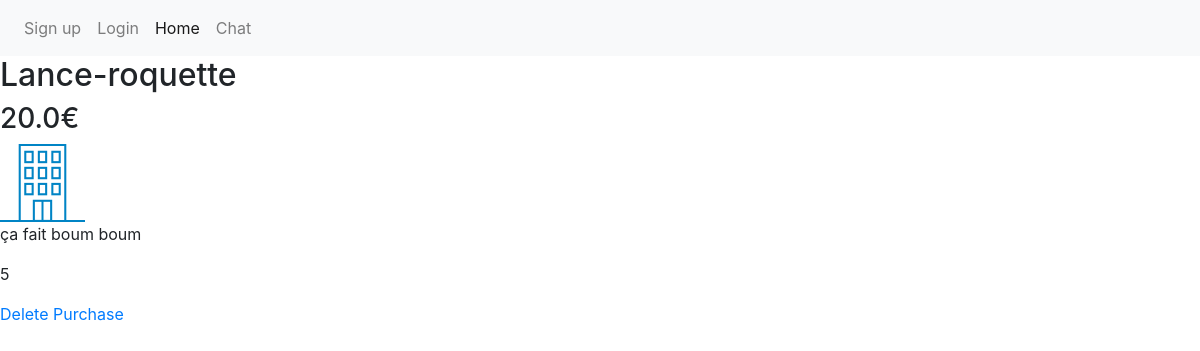
/product/lance-roquette, run on the app's committed database.
### store/models.py (models this page shows, shortened)
class Product(models.Model):
    title = models.CharField(max_length=200)
    slug = models.SlugField(max_length=200)
    desc = models.TextField(blank=True)
    price = models.FloatField(default=0)
    quantity = models.IntegerField(default=0)
    image = models.ImageField(upload_to="products", blank=True, null=True)

### store/views.py (the view)
# urls.py: path('product/<str:slug>', product_detail, name="product"),
def product_detail(request, slug):
    product = get_object_or_404(Product, slug=slug)
    return render(request, 'store/detail.html', context={"product": product})

### store/templates/store/detail.html
{% extends 'base.html' %}
{% block content %}
<h2>{{ product.title }}</h2>
<h3>{{ product.price }}€</h3>
<img src="{{ product.image.url }}" alt="{{ product.title }}">
<p>{{ product.desc }}</p>
<p>{{ product.quantity }}</p>
<a href="{% url 'delete_product' product.id %}">Delete</a>
<a href="{% url 'purchase' product.slug %}">Purchase</a>
{% endblock %}

### data on the page
Product: title "Lance-roquette", price "20.0", image (picture), desc "ça fait boum boum", quantity "5"
